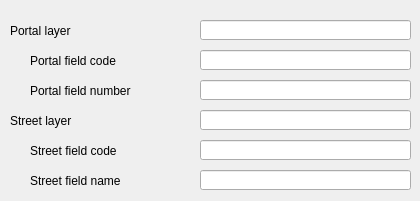
     <widget class="QWidget" name="tab_9">
      <attribute name="title">
       <string>Address</string>
      </attribute>
      <widget class="QLabel" name="label_portal_number">
       <property name="geometry">
        <rect>
         <x>30</x>
         <y>80</y>
         <width>161</width>
         <height>22</height>
        </rect>
       </property>
       <property name="font">
        <font>
         <pointsize>9</pointsize>
        </font>
       </property>
       <property name="frameShape">
        <enum>QFrame::NoFrame</enum>
       </property>
       <property name="frameShadow">
        <enum>QFrame::Plain</enum>
       </property>
       <property name="text">
        <string>Portal field number</string>
       </property>
       <property name="textFormat">
        <enum>Qt::AutoText</enum>
       </property>
       <property name="scaledContents">
        <bool>false</bool>
       </property>
       <property name="alignment">
        <set>Qt::AlignLeading|Qt::AlignLeft|Qt::AlignVCenter</set>
       </property>
       <property name="margin">
        <number>3</number>
       </property>
      </widget>
      <widget class="QLabel" name="label_portal_layer">
       <property name="geometry">
        <rect>
         <x>10</x>
         <y>20</y>
         <width>181</width>
         <height>22</height>
        </rect>
       </property>
       <property name="font">
        <font>
         <pointsize>9</pointsize>
        </font>
       </property>
       <property name="frameShape">
        <enum>QFrame::NoFrame</enum>
       </property>
       <property name="frameShadow">
        <enum>QFrame::Plain</enum>
       </property>
       <property name="text">
        <string>Portal layer</string>
       </property>
       <property name="textFormat">
        <enum>Qt::AutoText</enum>
       </property>
       <property name="scaledContents">
        <bool>false</bool>
       </property>
       <property name="alignment">
        <set>Qt::AlignLeading|Qt::AlignLeft|Qt::AlignVCenter</set>
       </property>
       <property name="margin">
        <number>3</number>
       </property>
      </widget>
      <widget class="QLabel" name="label_portal_code">
       <property name="geometry">
        <rect>
         <x>30</x>
         <y>50</y>
         <width>161</width>
         <height>22</height>
        </rect>
       </property>
       <property name="font">
        <font>
         <pointsize>9</pointsize>
        </font>
       </property>
       <property name="frameShape">
        <enum>QFrame::NoFrame</enum>
       </property>
       <property name="frameShadow">
        <enum>QFrame::Plain</enum>
       </property>
       <property name="text">
        <string>Portal field code</string>
       </property>
       <property name="textFormat">
        <enum>Qt::AutoText</enum>
       </property>
       <property name="scaledContents">
        <bool>false</bool>
       </property>
       <property name="alignment">
        <set>Qt::AlignLeading|Qt::AlignLeft|Qt::AlignVCenter</set>
       </property>
       <property name="margin">
        <number>3</number>
       </property>
      </widget>
      <widget class="QLineEdit" name="portal_field_code">
       <property name="geometry">
        <rect>
         <x>200</x>
         <y>50</y>
         <width>211</width>
         <height>20</height>
        </rect>
       </property>
       <property name="text">
        <string/>
       </property>
      </widget>
      <widget class="QLineEdit" name="portal_field_number">
       <property name="geometry">
        <rect>
         <x>200</x>
         <y>80</y>
         <width>211</width>
         <height>20</height>
        </rect>
       </property>
       <property name="text">
        <string/>
       </property>
      </widget>
      <widget class="QLineEdit" name="portal_layer">
       <property name="geometry">
        <rect>
         <x>200</x>
         <y>20</y>
         <width>211</width>
         <height>20</height>
        </rect>
       </property>
       <property name="text">
        <string/>
       </property>
      </widget>
      <widget class="QLabel" name="label_street_name">
       <property name="geometry">
        <rect>
         <x>30</x>
         <y>170</y>
         <width>161</width>
         <height>22</height>
        </rect>
       </property>
       <property name="font">
        <font>
         <pointsize>9</pointsize>
        </font>
       </property>
       <property name="frameShape">
        <enum>QFrame::NoFrame</enum>
       </property>
       <property name="frameShadow">
        <enum>QFrame::Plain</enum>
       </property>
       <property name="text">
        <string>Street field name</string>
       </property>
       <property name="textFormat">
        <enum>Qt::AutoText</enum>
       </property>
       <property name="scaledContents">
        <bool>false</bool>
       </property>
       <property name="alignment">
        <set>Qt::AlignLeading|Qt::AlignLeft|Qt::AlignVCenter</set>
       </property>
       <property name="margin">
        <number>3</number>
       </property>
      </widget>
      <widget class="QLineEdit" name="street_field_name">
       <property name="geometry">
        <rect>
         <x>200</x>
         <y>170</y>
         <width>211</width>
         <height>20</height>
        </rect>
       </property>
       <property name="text">
        <string/>
       </property>
      </widget>
      <widget class="QLabel" name="label_street_layer">
       <property name="geometry">
        <rect>
         <x>10</x>
         <y>110</y>
         <width>181</width>
         <height>22</height>
        </rect>
       </property>
       <property name="font">
        <font>
         <pointsize>9</pointsize>
        </font>
       </property>
       <property name="frameShape">
        <enum>QFrame::NoFrame</enum>
       </property>
       <property name="frameShadow">
        <enum>QFrame::Plain</enum>
       </property>
       <property name="text">
        <string>Street layer</string>
       </property>
       <property name="textFormat">
        <enum>Qt::AutoText</enum>
       </property>
       <property name="scaledContents">
        <bool>false</bool>
       </property>
       <property name="alignment">
        <set>Qt::AlignLeading|Qt::AlignLeft|Qt::AlignVCenter</set>
       </property>
       <property name="margin">
        <number>3</number>
       </property>
      </widget>
      <widget class="QLineEdit" name="street_layer">
       <property name="geometry">
        <rect>
         <x>200</x>
         <y>110</y>
         <width>211</width>
         <height>20</height>
        </rect>
       </property>
       <property name="text">
        <string/>
       </property>
      </widget>
      <widget class="QLabel" name="label_street_code">
       <property name="geometry">
        <rect>
         <x>30</x>
         <y>140</y>
         <width>161</width>
         <height>22</height>
        </rect>
       </property>
       <property name="font">
        <font>
         <pointsize>9</pointsize>
        </font>
       </property>
       <property name="frameShape">
        <enum>QFrame::NoFrame</enum>
       </property>
       <property name="frameShadow">
        <enum>QFrame::Plain</enum>
       </property>
       <property name="text">
        <string>Street field code</string>
       </property>
       <property name="textFormat">
        <enum>Qt::AutoText</enum>
       </property>
       <property name="scaledContents">
        <bool>false</bool>
       </property>
       <property name="alignment">
        <set>Qt::AlignLeading|Qt::AlignLeft|Qt::AlignVCenter</set>
       </property>
       <property name="margin">
        <number>3</number>
       </property>
      </widget>
      <widget class="QLineEdit" name="street_field_code">
       <property name="geometry">
        <rect>
         <x>200</x>
         <y>140</y>
         <width>211</width>
         <height>20</height>
        </rect>
       </property>
       <property name="text">
        <string/>
       </property>
      </widget>
     </widget>
